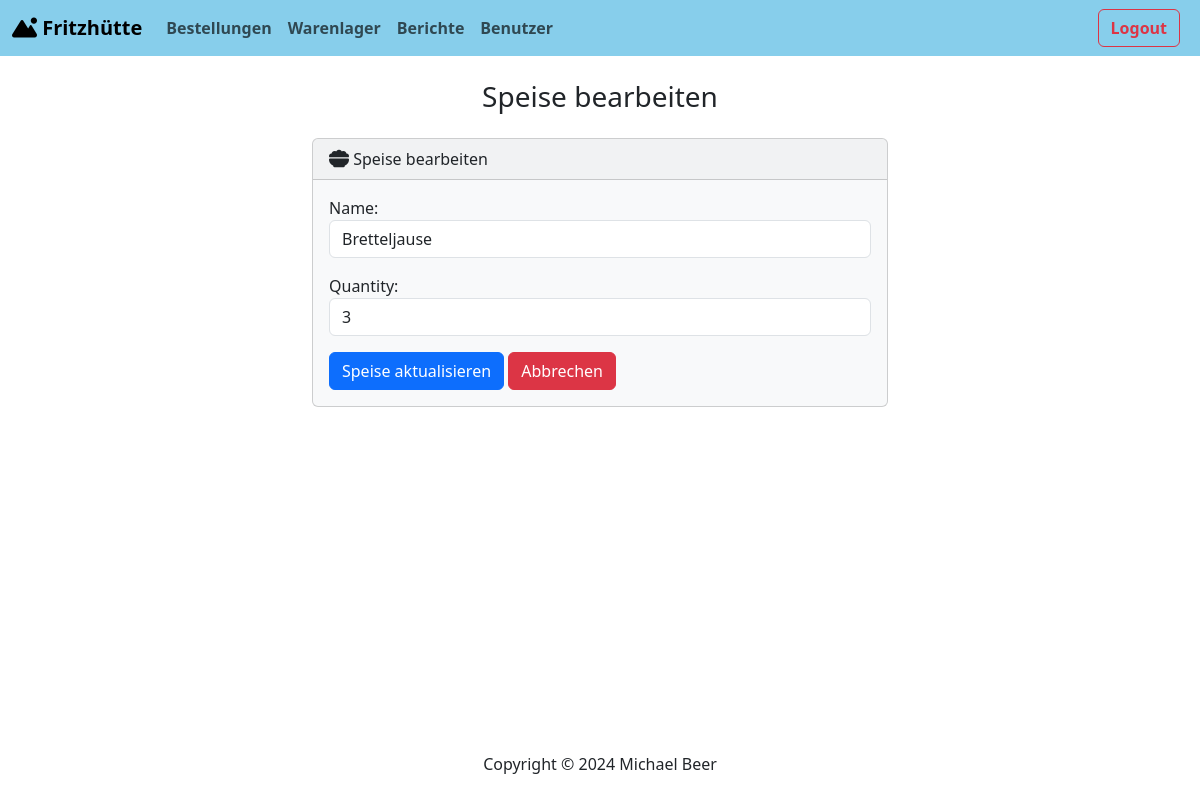
/warehouse/edit_food/1 (signed in), run on an earlier commit of the app's database.
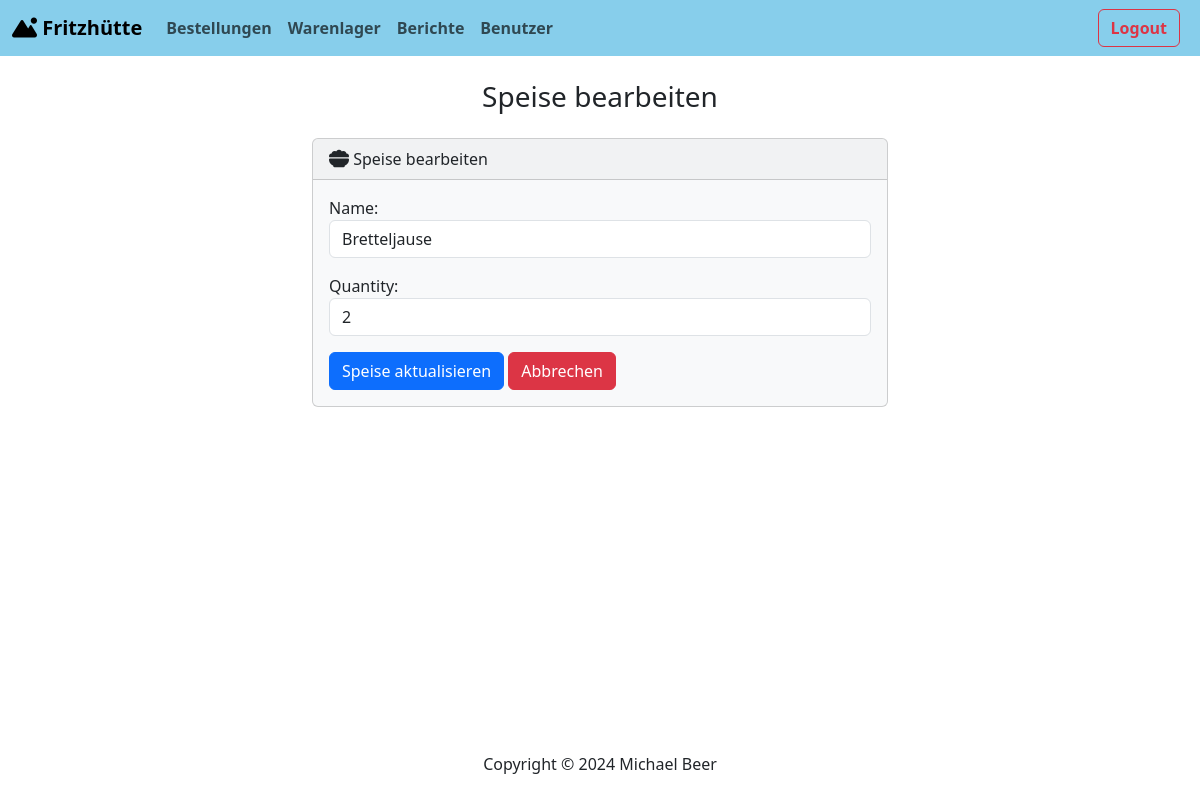
And on a later commit of the database.
### warehouse/models.py (models this page shows, shortened)
class Item(models.Model):
    name = models.CharField(max_length=100)
    price = models.DecimalField(max_digits=5, decimal_places=2)
    quantity = models.IntegerField()
    category = models.CharField(max_length=100, default='Food')
    is_active = models.BooleanField(default=True)
    class Meta:
        abstract = True

class Food(Item):
    class Meta:
        verbose_name_plural = 'Food'

### warehouse/views.py (the view)
# urls.py: path('edit_food/<int:food_id>', views.edit_food, name='edit_food'),
@login_required
@permission_required('warehouse.change_food')
def edit_food(request, food_id):
    food_instance = get_object_or_404(Food, id=food_id)
    if request.method == 'POST':
        form = FoodQuantityForm(request.POST, instance=food_instance)
        if form.is_valid():
            form.save()
            messages.success(request, 'Die Speise wurde erfolgreich geändert.')
            return redirect('index')
    else:
        form = FoodQuantityForm(instance=food_instance)
    return render(request, 'warehouse/edit_food.html', {'form': form})

### warehouse/forms.py
class FoodQuantityForm(forms.ModelForm):
    name = forms.CharField(label='Name', widget=forms.TextInput(attrs={'class': 'form-control', 'readonly': 'readonly'}))
    class Meta:
        model = Food
        fields = ['name', 'quantity']
        widgets = {
            'quantity': forms.NumberInput(attrs={'class': 'form-control'}),
        }

### warehouse/templates/warehouse/edit_food.html (shortened to what this page needs)
{% extends "base.html" %}
{% block body %}
    <h3 class="text-center m-4">Speise bearbeiten</h3>
    <div class="row justify-content-center">
        <div class="col-md-6">
            <div class="card bg-light mb-3">
                <div class="card-header">
                    <i class="fa-solid fa-bowl-food fa-lg"></i> Speise bearbeiten
                </div>
                <div class="card-body">
                    <form action="" method="POST">
                        <div class="mb-3">
                            {{ form.as_p }}
                        </div>
                        <button type="submit" class="btn btn-primary">Speise aktualisieren</button>
                        <a href="{% url 'index' %}" class="btn btn-danger">Abbrechen</a>
                      </form>
                </div>
            </div>
        </div>
    </div>
{% endblock %}

What changed in the data, as far as the page shows it:
changed Food "Bretteljause": quantity "3" → "2"
